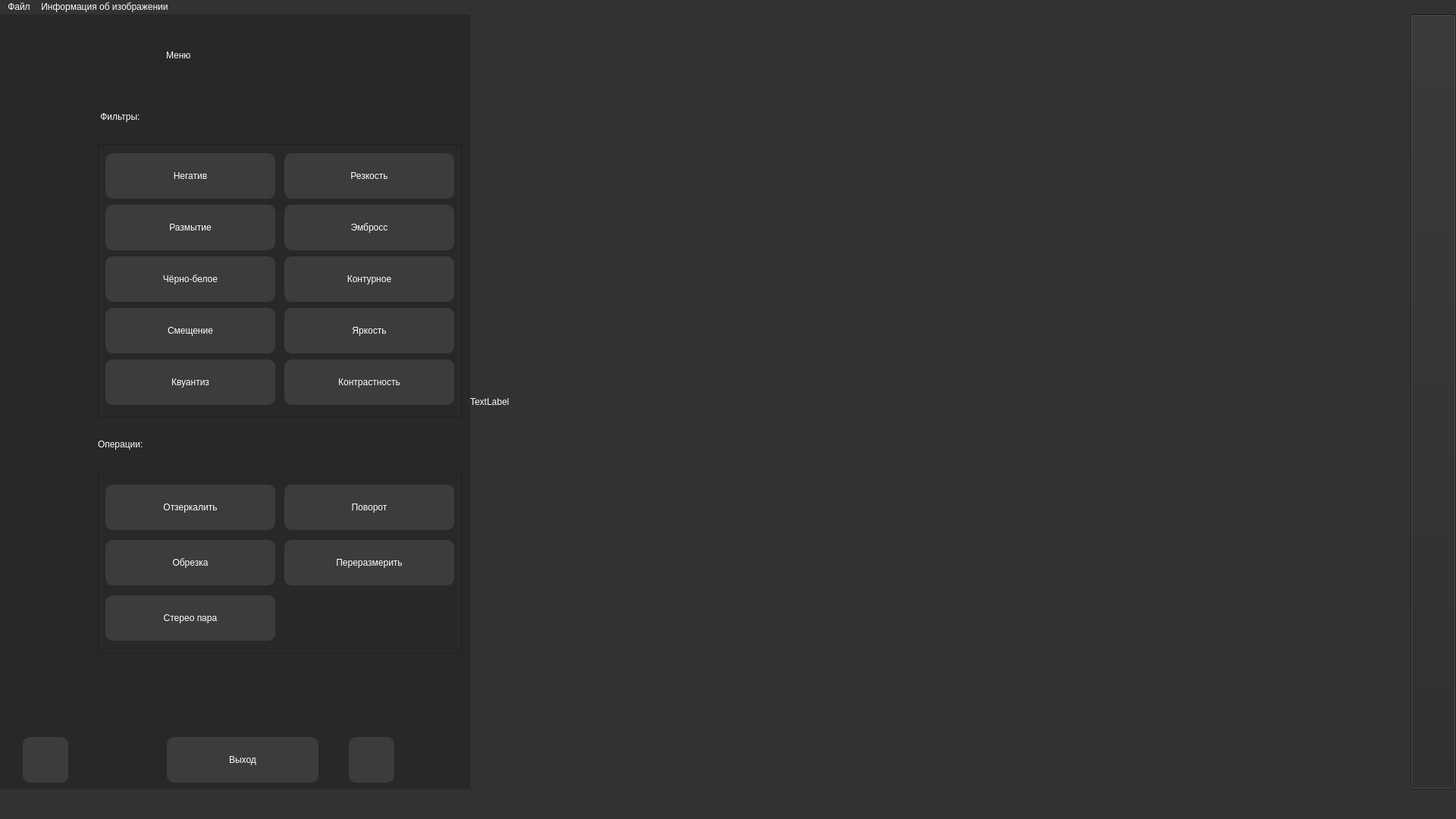
<?xml version="1.0" encoding="UTF-8"?>
<ui version="4.0">
 <class>MainWindow</class>
 <widget class="QMainWindow" name="MainWindow">
  <property name="geometry">
   <rect>
    <x>0</x>
    <y>0</y>
    <width>1920</width>
    <height>1080</height>
   </rect>
  </property>
  <property name="minimumSize">
   <size>
    <width>1920</width>
    <height>1080</height>
   </size>
  </property>
  <property name="maximumSize">
   <size>
    <width>1920</width>
    <height>1080</height>
   </size>
  </property>
  <property name="windowTitle">
   <string>MainWindow</string>
  </property>
  <property name="styleSheet">
   <string notr="true">background-color: rgb(50, 50, 50);
font: 16pt &quot;Arial&quot;;
color:rgb(255, 255, 255);</string>
  </property>
  <widget class="QWidget" name="centralwidget">
   <widget class="QLabel" name="background_label">
    <property name="geometry">
     <rect>
      <x>0</x>
      <y>0</y>
      <width>1920</width>
      <height>1022</height>
     </rect>
    </property>
    <property name="minimumSize">
     <size>
      <width>1920</width>
      <height>1022</height>
     </size>
    </property>
    <property name="maximumSize">
     <size>
      <width>1920</width>
      <height>1022</height>
     </size>
    </property>
    <property name="text">
     <string/>
    </property>
    <property name="pixmap">
     <pixmap>../../../Desktop/background_dark.png</pixmap>
    </property>
    <property name="scaledContents">
     <bool>true</bool>
    </property>
   </widget>
   <widget class="QWidget" name="widget" native="true">
    <property name="geometry">
     <rect>
      <x>0</x>
      <y>0</y>
      <width>1920</width>
      <height>1022</height>
     </rect>
    </property>
    <property name="minimumSize">
     <size>
      <width>1920</width>
      <height>1022</height>
     </size>
    </property>
    <property name="maximumSize">
     <size>
      <width>1920</width>
      <height>1022</height>
     </size>
    </property>
    <property name="styleSheet">
     <string notr="true">background-color: rgba(255, 0, 0, 0);</string>
    </property>
    <layout class="QGridLayout" name="gridLayout_5">
     <property name="leftMargin">
      <number>0</number>
     </property>
     <property name="topMargin">
      <number>0</number>
     </property>
     <property name="rightMargin">
      <number>0</number>
     </property>
     <property name="bottomMargin">
      <number>0</number>
     </property>
     <property name="spacing">
      <number>0</number>
     </property>
     <item row="0" column="3">
      <widget class="QPushButton" name="pushButton">
       <property name="minimumSize">
        <size>
         <width>60</width>
         <height>1022</height>
        </size>
       </property>
       <property name="maximumSize">
        <size>
         <width>60</width>
         <height>1022</height>
        </size>
       </property>
       <property name="styleSheet">
        <string notr="true">background-color:rgb(40, 40, 40);</string>
       </property>
       <property name="text">
        <string/>
       </property>
       <property name="icon">
        <iconset>
         <normaloff>../../../Desktop/dark_icons/image (6).png</normaloff>../../../Desktop/dark_icons/image (6).png</iconset>
       </property>
       <property name="iconSize">
        <size>
         <width>60</width>
         <height>60</height>
        </size>
       </property>
       <property name="checkable">
        <bool>true</bool>
       </property>
      </widget>
     </item>
     <item row="0" column="0">
      <widget class="QWidget" name="main_menu_widget_2" native="true">
       <property name="minimumSize">
        <size>
         <width>120</width>
         <height>1022</height>
        </size>
       </property>
       <property name="maximumSize">
        <size>
         <width>120</width>
         <height>1022</height>
        </size>
       </property>
       <property name="styleSheet">
        <string notr="true">background-color:rgb(40, 40, 40);</string>
       </property>
       <layout class="QGridLayout" name="gridLayout">
        <item row="0" column="0">
         <layout class="QVBoxLayout" name="verticalLayout">
          <property name="spacing">
           <number>0</number>
          </property>
          <item>
           <layout class="QHBoxLayout" name="horizontalLayout">
            <property name="spacing">
             <number>0</number>
            </property>
            <item>
             <spacer name="horizontalSpacer">
              <property name="orientation">
               <enum>Qt::Horizontal</enum>
              </property>
              <property name="sizeHint" stdset="0">
               <size>
                <width>40</width>
                <height>20</height>
               </size>
              </property>
             </spacer>
            </item>
            <item>
             <widget class="QLabel" name="label_menu">
              <property name="minimumSize">
               <size>
                <width>90</width>
                <height>90</height>
               </size>
              </property>
              <property name="maximumSize">
               <size>
                <width>90</width>
                <height>90</height>
               </size>
              </property>
              <property name="text">
               <string/>
              </property>
              <property name="pixmap">
               <pixmap>../../../Desktop/dark_icons/image (2).png</pixmap>
              </property>
              <property name="scaledContents">
               <bool>true</bool>
              </property>
             </widget>
            </item>
            <item>
             <spacer name="horizontalSpacer_2">
              <property name="orientation">
               <enum>Qt::Horizontal</enum>
              </property>
              <property name="sizeHint" stdset="0">
               <size>
                <width>40</width>
                <height>20</height>
               </size>
              </property>
             </spacer>
            </item>
           </layout>
          </item>
          <item>
           <spacer name="verticalSpacer">
            <property name="orientation">
             <enum>Qt::Vertical</enum>
            </property>
            <property name="sizeHint" stdset="0">
             <size>
              <width>20</width>
              <height>40</height>
             </size>
            </property>
           </spacer>
          </item>
          <item>
           <layout class="QHBoxLayout" name="horizontalLayout_2">
            <property name="spacing">
             <number>0</number>
            </property>
            <item>
             <spacer name="horizontalSpacer_3">
              <property name="orientation">
               <enum>Qt::Horizontal</enum>
              </property>
              <property name="sizeHint" stdset="0">
               <size>
                <width>40</width>
                <height>20</height>
               </size>
              </property>
             </spacer>
            </item>
            <item>
             <widget class="QPushButton" name="exit_pushButton_2">
              <property name="minimumSize">
               <size>
                <width>60</width>
                <height>60</height>
               </size>
              </property>
              <property name="maximumSize">
               <size>
                <width>60</width>
                <height>60</height>
               </size>
              </property>
              <property name="styleSheet">
               <string notr="true">background-color:rgb(60, 60, 60);
font: 20pt &quot;Arial&quot;;
color: rgb(255, 255, 255);
border-radius: 10px;</string>
              </property>
              <property name="text">
               <string/>
              </property>
              <property name="icon">
               <iconset>
                <normaloff>../../../Desktop/dark_icons/image (4).png</normaloff>../../../Desktop/dark_icons/image (4).png</iconset>
              </property>
              <property name="iconSize">
               <size>
                <width>60</width>
                <height>60</height>
               </size>
              </property>
             </widget>
            </item>
            <item>
             <spacer name="horizontalSpacer_4">
              <property name="orientation">
               <enum>Qt::Horizontal</enum>
              </property>
              <property name="sizeHint" stdset="0">
               <size>
                <width>40</width>
                <height>20</height>
               </size>
              </property>
             </spacer>
            </item>
           </layout>
          </item>
         </layout>
        </item>
       </layout>
      </widget>
     </item>
     <item row="0" column="1">
      <widget class="QWidget" name="widget_2" native="true">
       <property name="minimumSize">
        <size>
         <width>500</width>
         <height>1022</height>
        </size>
       </property>
       <property name="maximumSize">
        <size>
         <width>500</width>
         <height>1022</height>
        </size>
       </property>
       <property name="styleSheet">
        <string notr="true">background-color:rgb(40, 40, 40);</string>
       </property>
       <layout class="QGridLayout" name="gridLayout_4">
        <item row="0" column="0">
         <layout class="QVBoxLayout" name="verticalLayout_2">
          <item>
           <layout class="QHBoxLayout" name="horizontalLayout_3">
            <property name="spacing">
             <number>0</number>
            </property>
            <item>
             <widget class="QLabel" name="label_menu_2">
              <property name="minimumSize">
               <size>
                <width>90</width>
                <height>90</height>
               </size>
              </property>
              <property name="maximumSize">
               <size>
                <width>90</width>
                <height>90</height>
               </size>
              </property>
              <property name="text">
               <string/>
              </property>
              <property name="pixmap">
               <pixmap>../../../Desktop/dark_icons/image (2).png</pixmap>
              </property>
              <property name="scaledContents">
               <bool>true</bool>
              </property>
             </widget>
            </item>
            <item>
             <widget class="QLabel" name="label_2">
              <property name="minimumSize">
               <size>
                <width>150</width>
                <height>90</height>
               </size>
              </property>
              <property name="maximumSize">
               <size>
                <width>150</width>
                <height>90</height>
               </size>
              </property>
              <property name="styleSheet">
               <string notr="true">font: 40pt &quot;Arial&quot;;</string>
              </property>
              <property name="text">
               <string>Меню</string>
              </property>
             </widget>
            </item>
            <item>
             <spacer name="horizontalSpacer_6">
              <property name="orientation">
               <enum>Qt::Horizontal</enum>
              </property>
              <property name="sizeHint" stdset="0">
               <size>
                <width>40</width>
                <height>20</height>
               </size>
              </property>
             </spacer>
            </item>
           </layout>
          </item>
          <item>
           <layout class="QHBoxLayout" name="horizontalLayout_14">
            <property name="spacing">
             <number>0</number>
            </property>
            <item>
             <widget class="QLabel" name="label_3">
              <property name="minimumSize">
               <size>
                <width>0</width>
                <height>60</height>
               </size>
              </property>
              <property name="maximumSize">
               <size>
                <width>16777215</width>
                <height>60</height>
               </size>
              </property>
              <property name="styleSheet">
               <string notr="true">font: 28pt &quot;Arial&quot;;</string>
              </property>
              <property name="text">
               <string> Фильтры:</string>
              </property>
             </widget>
            </item>
            <item>
             <spacer name="horizontalSpacer_17">
              <property name="orientation">
               <enum>Qt::Horizontal</enum>
              </property>
              <property name="sizeHint" stdset="0">
               <size>
                <width>40</width>
                <height>20</height>
               </size>
              </property>
             </spacer>
            </item>
           </layout>
          </item>
          <item>
           <widget class="QScrollArea" name="scrollArea">
            <property name="minimumSize">
             <size>
              <width>480</width>
              <height>360</height>
             </size>
            </property>
            <property name="maximumSize">
             <size>
              <width>480</width>
              <height>360</height>
             </size>
            </property>
            <property name="widgetResizable">
             <bool>true</bool>
            </property>
            <widget class="QWidget" name="scrollAreaWidgetContents">
             <property name="geometry">
              <rect>
               <x>0</x>
               <y>0</y>
               <width>478</width>
               <height>358</height>
              </rect>
             </property>
             <layout class="QGridLayout" name="gridLayout_2">
              <item row="0" column="0">
               <layout class="QHBoxLayout" name="horizontalLayout_6">
                <property name="spacing">
                 <number>0</number>
                </property>
                <item>
                 <widget class="QPushButton" name="pushButton_1">
                  <property name="minimumSize">
                   <size>
                    <width>224</width>
                    <height>60</height>
                   </size>
                  </property>
                  <property name="maximumSize">
                   <size>
                    <width>224</width>
                    <height>60</height>
                   </size>
                  </property>
                  <property name="styleSheet">
                   <string notr="true">background-color:rgb(60, 60, 60);
font: 22pt &quot;Arial&quot;;
color: rgb(255, 255, 255);
border-radius: 10px;</string>
                  </property>
                  <property name="text">
                   <string>Негатив</string>
                  </property>
                 </widget>
                </item>
                <item>
                 <spacer name="horizontalSpacer_9">
                  <property name="orientation">
                   <enum>Qt::Horizontal</enum>
                  </property>
                  <property name="sizeHint" stdset="0">
                   <size>
                    <width>4</width>
                    <height>20</height>
                   </size>
                  </property>
                 </spacer>
                </item>
                <item>
                 <widget class="QPushButton" name="pushButton_2">
                  <property name="minimumSize">
                   <size>
                    <width>224</width>
                    <height>60</height>
                   </size>
                  </property>
                  <property name="maximumSize">
                   <size>
                    <width>224</width>
                    <height>60</height>
                   </size>
                  </property>
                  <property name="styleSheet">
                   <string notr="true">background-color:rgb(60, 60, 60);
font: 22pt &quot;Arial&quot;;
color: rgb(255, 255, 255);
border-radius: 10px;</string>
                  </property>
                  <property name="text">
                   <string>Резкость</string>
                  </property>
                 </widget>
                </item>
               </layout>
              </item>
              <item row="1" column="0">
               <layout class="QHBoxLayout" name="horizontalLayout_7">
                <property name="spacing">
                 <number>0</number>
                </property>
                <item>
                 <widget class="QPushButton" name="pushButton_3">
                  <property name="minimumSize">
                   <size>
                    <width>224</width>
                    <height>60</height>
                   </size>
                  </property>
                  <property name="maximumSize">
                   <size>
                    <width>224</width>
                    <height>60</height>
                   </size>
                  </property>
                  <property name="styleSheet">
                   <string notr="true">background-color:rgb(60, 60, 60);
font: 22pt &quot;Arial&quot;;
color: rgb(255, 255, 255);
border-radius: 10px;</string>
                  </property>
                  <property name="text">
                   <string>Размытие</string>
                  </property>
                 </widget>
                </item>
                <item>
                 <spacer name="horizontalSpacer_10">
                  <property name="orientation">
                   <enum>Qt::Horizontal</enum>
                  </property>
                  <property name="sizeHint" stdset="0">
                   <size>
                    <width>4</width>
                    <height>20</height>
                   </size>
                  </property>
                 </spacer>
                </item>
                <item>
                 <widget class="QPushButton" name="pushButton_4">
                  <property name="minimumSize">
                   <size>
                    <width>224</width>
                    <height>60</height>
                   </size>
                  </property>
                  <property name="maximumSize">
                   <size>
                    <width>224</width>
                    <height>60</height>
                   </size>
                  </property>
                  <property name="styleSheet">
                   <string notr="true">background-color:rgb(60, 60, 60);
font: 22pt &quot;Arial&quot;;
color: rgb(255, 255, 255);
border-radius: 10px;</string>
                  </property>
                  <property name="text">
                   <string>Эмбросс</string>
                  </property>
                 </widget>
                </item>
               </layout>
              </item>
              <item row="2" column="0">
               <layout class="QHBoxLayout" name="horizontalLayout_8">
                <property name="spacing">
                 <number>0</number>
                </property>
                <item>
                 <widget class="QPushButton" name="pushButton_5">
                  <property name="minimumSize">
                   <size>
                    <width>224</width>
                    <height>60</height>
                   </size>
                  </property>
                  <property name="maximumSize">
                   <size>
                    <width>224</width>
                    <height>60</height>
                   </size>
                  </property>
                  <property name="styleSheet">
                   <string notr="true">background-color:rgb(60, 60, 60);
font: 22pt &quot;Arial&quot;;
color: rgb(255, 255, 255);
border-radius: 10px;</string>
                  </property>
                  <property name="text">
                   <string>Чёрно-белое</string>
                  </property>
                 </widget>
                </item>
                <item>
                 <spacer name="horizontalSpacer_11">
                  <property name="orientation">
                   <enum>Qt::Horizontal</enum>
                  </property>
                  <property name="sizeHint" stdset="0">
                   <size>
                    <width>4</width>
                    <height>20</height>
                   </size>
                  </property>
                 </spacer>
                </item>
                <item>
                 <widget class="QPushButton" name="pushButton_6">
                  <property name="minimumSize">
                   <size>
                    <width>224</width>
                    <height>60</height>
                   </size>
                  </property>
                  <property name="maximumSize">
                   <size>
                    <width>224</width>
                    <height>60</height>
                   </size>
                  </property>
                  <property name="styleSheet">
                   <string notr="true">background-color:rgb(60, 60, 60);
font: 22pt &quot;Arial&quot;;
color: rgb(255, 255, 255);
border-radius: 10px;</string>
                  </property>
                  <property name="text">
                   <string>Контурное</string>
                  </property>
                 </widget>
                </item>
               </layout>
              </item>
              <item row="3" column="0">
               <layout class="QHBoxLayout" name="horizontalLayout_9">
                <property name="spacing">
                 <number>0</number>
                </property>
                <item>
                 <widget class="QPushButton" name="pushButton_7">
                  <property name="minimumSize">
                   <size>
                    <width>224</width>
                    <height>60</height>
                   </size>
                  </property>
                  <property name="maximumSize">
                   <size>
                    <width>224</width>
                    <height>60</height>
                   </size>
                  </property>
                  <property name="styleSheet">
                   <string notr="true">background-color:rgb(60, 60, 60);
font: 22pt &quot;Arial&quot;;
color: rgb(255, 255, 255);
border-radius: 10px;</string>
                  </property>
                  <property name="text">
                   <string>Смещение</string>
                  </property>
                 </widget>
                </item>
                <item>
                 <spacer name="horizontalSpacer_12">
                  <property name="orientation">
                   <enum>Qt::Horizontal</enum>
                  </property>
                  <property name="sizeHint" stdset="0">
                   <size>
                    <width>4</width>
                    <height>20</height>
                   </size>
                  </property>
                 </spacer>
                </item>
                <item>
                 <widget class="QPushButton" name="pushButton_8">
                  <property name="minimumSize">
                   <size>
                    <width>224</width>
                    <height>60</height>
                   </size>
                  </property>
                  <property name="maximumSize">
                   <size>
                    <width>224</width>
                    <height>60</height>
                   </size>
                  </property>
                  <property name="styleSheet">
                   <string notr="true">background-color:rgb(60, 60, 60);
font: 22pt &quot;Arial&quot;;
color: rgb(255, 255, 255);
border-radius: 10px;</string>
                  </property>
                  <property name="text">
                   <string>Яркость</string>
                  </property>
                 </widget>
                </item>
               </layout>
              </item>
              <item row="4" column="0">
               <layout class="QHBoxLayout" name="horizontalLayout_10">
                <property name="spacing">
                 <number>0</number>
                </property>
                <item>
                 <widget class="QPushButton" name="pushButton_9">
                  <property name="minimumSize">
                   <size>
                    <width>224</width>
                    <height>60</height>
                   </size>
                  </property>
                  <property name="maximumSize">
                   <size>
                    <width>224</width>
                    <height>60</height>
                   </size>
                  </property>
                  <property name="styleSheet">
                   <string notr="true">background-color:rgb(60, 60, 60);
font: 22pt &quot;Arial&quot;;
color: rgb(255, 255, 255);
border-radius: 10px;</string>
                  </property>
                  <property name="text">
                   <string>Квуантиз</string>
                  </property>
                 </widget>
                </item>
                <item>
                 <spacer name="horizontalSpacer_13">
                  <property name="orientation">
                   <enum>Qt::Horizontal</enum>
                  </property>
                  <property name="sizeHint" stdset="0">
                   <size>
                    <width>4</width>
                    <height>20</height>
                   </size>
                  </property>
                 </spacer>
                </item>
                <item>
                 <widget class="QPushButton" name="pushButton_10">
                  <property name="minimumSize">
                   <size>
                    <width>224</width>
                    <height>60</height>
                   </size>
                  </property>
                  <property name="maximumSize">
                   <size>
                    <width>224</width>
                    <height>60</height>
                   </size>
                  </property>
                  <property name="styleSheet">
                   <string notr="true">background-color:rgb(60, 60, 60);
font: 22pt &quot;Arial&quot;;
color: rgb(255, 255, 255);
border-radius: 10px;</string>
                  </property>
                  <property name="text">
                   <string>Контрастность</string>
                  </property>
                 </widget>
                </item>
               </layout>
              </item>
             </layout>
            </widget>
           </widget>
          </item>
          <item>
           <layout class="QHBoxLayout" name="horizontalLayout_15">
            <property name="spacing">
             <number>0</number>
            </property>
            <item>
             <widget class="QLabel" name="label_4">
              <property name="minimumSize">
               <size>
                <width>0</width>
                <height>60</height>
               </size>
              </property>
              <property name="maximumSize">
               <size>
                <width>16777215</width>
                <height>60</height>
               </size>
              </property>
              <property name="styleSheet">
               <string notr="true">font: 28pt &quot;Arial&quot;;</string>
              </property>
              <property name="text">
               <string>Операции:</string>
              </property>
             </widget>
            </item>
            <item>
             <spacer name="horizontalSpacer_18">
              <property name="orientation">
               <enum>Qt::Horizontal</enum>
              </property>
              <property name="sizeHint" stdset="0">
               <size>
                <width>40</width>
                <height>20</height>
               </size>
              </property>
             </spacer>
            </item>
           </layout>
          </item>
          <item>
           <widget class="QScrollArea" name="scrollArea_2">
            <property name="minimumSize">
             <size>
              <width>480</width>
              <height>240</height>
             </size>
            </property>
            <property name="maximumSize">
             <size>
              <width>480</width>
              <height>240</height>
             </size>
            </property>
            <property name="widgetResizable">
             <bool>true</bool>
            </property>
            <widget class="QWidget" name="scrollAreaWidgetContents_2">
             <property name="geometry">
              <rect>
               <x>0</x>
               <y>0</y>
               <width>478</width>
               <height>238</height>
              </rect>
             </property>
             <layout class="QGridLayout" name="gridLayout_3">
              <item row="2" column="0">
               <layout class="QHBoxLayout" name="horizontalLayout_13">
                <property name="spacing">
                 <number>0</number>
                </property>
                <item>
                 <widget class="QPushButton" name="pushButton_15">
                  <property name="minimumSize">
                   <size>
                    <width>224</width>
                    <height>60</height>
                   </size>
                  </property>
                  <property name="maximumSize">
                   <size>
                    <width>224</width>
                    <height>60</height>
                   </size>
                  </property>
                  <property name="styleSheet">
                   <string notr="true">background-color:rgb(60, 60, 60);
font: 22pt &quot;Arial&quot;;
color: rgb(255, 255, 255);
border-radius: 10px;</string>
                  </property>
                  <property name="text">
                   <string>Стерео пара</string>
                  </property>
                 </widget>
                </item>
                <item>
                 <spacer name="horizontalSpacer_16">
                  <property name="orientation">
                   <enum>Qt::Horizontal</enum>
                  </property>
                  <property name="sizeHint" stdset="0">
                   <size>
                    <width>4</width>
                    <height>20</height>
                   </size>
                  </property>
                 </spacer>
                </item>
               </layout>
              </item>
              <item row="0" column="0">
               <layout class="QHBoxLayout" name="horizontalLayout_11">
                <property name="spacing">
                 <number>0</number>
                </property>
                <item>
                 <widget class="QPushButton" name="pushButton_11">
                  <property name="minimumSize">
                   <size>
                    <width>224</width>
                    <height>60</height>
                   </size>
                  </property>
                  <property name="maximumSize">
                   <size>
                    <width>224</width>
                    <height>60</height>
                   </size>
                  </property>
                  <property name="styleSheet">
                   <string notr="true">background-color:rgb(60, 60, 60);
font: 22pt &quot;Arial&quot;;
color: rgb(255, 255, 255);
border-radius: 10px;</string>
                  </property>
                  <property name="text">
                   <string>Отзеркалить</string>
                  </property>
                 </widget>
                </item>
                <item>
                 <spacer name="horizontalSpacer_14">
                  <property name="orientation">
                   <enum>Qt::Horizontal</enum>
                  </property>
                  <property name="sizeHint" stdset="0">
                   <size>
                    <width>4</width>
                    <height>20</height>
                   </size>
                  </property>
                 </spacer>
                </item>
                <item>
                 <widget class="QPushButton" name="pushButton_12">
                  <property name="minimumSize">
                   <size>
                    <width>224</width>
                    <height>60</height>
                   </size>
                  </property>
                  <property name="maximumSize">
                   <size>
                    <width>224</width>
                    <height>60</height>
                   </size>
                  </property>
                  <property name="styleSheet">
                   <string notr="true">background-color:rgb(60, 60, 60);
font: 22pt &quot;Arial&quot;;
color: rgb(255, 255, 255);
border-radius: 10px;</string>
                  </property>
                  <property name="text">
                   <string>Поворот</string>
                  </property>
                 </widget>
                </item>
               </layout>
              </item>
              <item row="1" column="0">
               <layout class="QHBoxLayout" name="horizontalLayout_12">
                <property name="spacing">
                 <number>0</number>
                </property>
                <item>
                 <widget class="QPushButton" name="pushButton_13">
                  <property name="minimumSize">
                   <size>
                    <width>224</width>
                    <height>60</height>
                   </size>
                  </property>
                  <property name="maximumSize">
                   <size>
                    <width>224</width>
                    <height>60</height>
                   </size>
                  </property>
                  <property name="styleSheet">
                   <string notr="true">background-color:rgb(60, 60, 60);
font: 22pt &quot;Arial&quot;;
color: rgb(255, 255, 255);
border-radius: 10px;</string>
                  </property>
                  <property name="text">
                   <string>Обрезка</string>
                  </property>
                 </widget>
                </item>
                <item>
                 <spacer name="horizontalSpacer_15">
                  <property name="orientation">
                   <enum>Qt::Horizontal</enum>
                  </property>
                  <property name="sizeHint" stdset="0">
                   <size>
                    <width>4</width>
                    <height>20</height>
                   </size>
                  </property>
                 </spacer>
                </item>
                <item>
                 <widget class="QPushButton" name="pushButton_14">
                  <property name="minimumSize">
                   <size>
                    <width>224</width>
                    <height>60</height>
                   </size>
                  </property>
                  <property name="maximumSize">
                   <size>
                    <width>224</width>
                    <height>60</height>
                   </size>
                  </property>
                  <property name="styleSheet">
                   <string notr="true">background-color:rgb(60, 60, 60);
font: 22pt &quot;Arial&quot;;
color: rgb(255, 255, 255);
border-radius: 10px;</string>
                  </property>
                  <property name="text">
                   <string>Переразмерить</string>
                  </property>
                 </widget>
                </item>
               </layout>
              </item>
             </layout>
            </widget>
           </widget>
          </item>
          <item>
           <spacer name="verticalSpacer_2">
            <property name="orientation">
             <enum>Qt::Vertical</enum>
            </property>
            <property name="sizeHint" stdset="0">
             <size>
              <width>20</width>
              <height>40</height>
             </size>
            </property>
           </spacer>
          </item>
          <item>
           <layout class="QHBoxLayout" name="horizontalLayout_5">
            <property name="spacing">
             <number>0</number>
            </property>
            <item>
             <spacer name="horizontalSpacer_7">
              <property name="orientation">
               <enum>Qt::Horizontal</enum>
              </property>
              <property name="sizeHint" stdset="0">
               <size>
                <width>40</width>
                <height>20</height>
               </size>
              </property>
             </spacer>
            </item>
            <item>
             <layout class="QHBoxLayout" name="horizontalLayout_4">
              <property name="spacing">
               <number>0</number>
              </property>
              <item>
               <widget class="QPushButton" name="exit_pushButton">
                <property name="minimumSize">
                 <size>
                  <width>200</width>
                  <height>60</height>
                 </size>
                </property>
                <property name="maximumSize">
                 <size>
                  <width>200</width>
                  <height>60</height>
                 </size>
                </property>
                <property name="styleSheet">
                 <string notr="true">background-color:rgb(60, 60, 60);
font: 28pt &quot;Arial&quot;;
color: rgb(255, 255, 255);
border-radius: 10px;</string>
                </property>
                <property name="text">
                 <string>Выход</string>
                </property>
                <property name="icon">
                 <iconset>
                  <normaloff>../../../Desktop/dark_icons/image (4).png</normaloff>../../../Desktop/dark_icons/image (4).png</iconset>
                </property>
                <property name="iconSize">
                 <size>
                  <width>60</width>
                  <height>60</height>
                 </size>
                </property>
               </widget>
              </item>
              <item>
               <spacer name="horizontalSpacer_5">
                <property name="orientation">
                 <enum>Qt::Horizontal</enum>
                </property>
                <property name="sizeHint" stdset="0">
                 <size>
                  <width>40</width>
                  <height>20</height>
                 </size>
                </property>
               </spacer>
              </item>
              <item>
               <widget class="QPushButton" name="back_pushButton">
                <property name="minimumSize">
                 <size>
                  <width>60</width>
                  <height>60</height>
                 </size>
                </property>
                <property name="maximumSize">
                 <size>
                  <width>60</width>
                  <height>60</height>
                 </size>
                </property>
                <property name="styleSheet">
                 <string notr="true">background-color:rgb(60, 60, 60);
font: 20pt &quot;Arial&quot;;
color: rgb(255, 255, 255);
border-radius: 10px;</string>
                </property>
                <property name="text">
                 <string/>
                </property>
                <property name="icon">
                 <iconset>
                  <normaloff>../../../Desktop/dark_icons/image (3).png</normaloff>../../../Desktop/dark_icons/image (3).png</iconset>
                </property>
                <property name="iconSize">
                 <size>
                  <width>60</width>
                  <height>60</height>
                 </size>
                </property>
               </widget>
              </item>
             </layout>
            </item>
            <item>
             <spacer name="horizontalSpacer_8">
              <property name="orientation">
               <enum>Qt::Horizontal</enum>
              </property>
              <property name="sizeHint" stdset="0">
               <size>
                <width>40</width>
                <height>20</height>
               </size>
              </property>
             </spacer>
            </item>
           </layout>
          </item>
         </layout>
        </item>
       </layout>
      </widget>
     </item>
     <item row="0" column="2">
      <widget class="QLabel" name="label_image">
       <property name="minimumSize">
        <size>
         <width>0</width>
         <height>1022</height>
        </size>
       </property>
       <property name="maximumSize">
        <size>
         <width>16777215</width>
         <height>1022</height>
        </size>
       </property>
       <property name="text">
        <string>TextLabel</string>
       </property>
      </widget>
     </item>
    </layout>
   </widget>
  </widget>
  <widget class="QMenuBar" name="menubar">
   <property name="geometry">
    <rect>
     <x>0</x>
     <y>0</y>
     <width>1920</width>
     <height>30</height>
    </rect>
   </property>
   <widget class="QMenu" name="menu">
    <property name="title">
     <string>Файл</string>
    </property>
    <addaction name="action"/>
    <addaction name="action_2"/>
    <addaction name="separator"/>
    <addaction name="action_4"/>
   </widget>
   <widget class="QMenu" name="menu_2">
    <property name="title">
     <string>Информация об изображении</string>
    </property>
    <addaction name="action_5"/>
    <addaction name="action_6"/>
    <addaction name="action_7"/>
    <addaction name="action_8"/>
   </widget>
   <addaction name="menu"/>
   <addaction name="menu_2"/>
  </widget>
  <widget class="QStatusBar" name="statusbar"/>
  <action name="action">
   <property name="text">
    <string>Сохранить</string>
   </property>
   <property name="shortcut">
    <string>Ctrl+S</string>
   </property>
  </action>
  <action name="action_2">
   <property name="text">
    <string>Убрать</string>
   </property>
   <property name="shortcut">
    <string>Ctrl+R</string>
   </property>
  </action>
  <action name="action_4">
   <property name="text">
    <string>Загрузить</string>
   </property>
   <property name="shortcut">
    <string>Ctrl+Space</string>
   </property>
  </action>
  <action name="action_5">
   <property name="text">
    <string>Имя:</string>
   </property>
  </action>
  <action name="action_6">
   <property name="text">
    <string>Формат:</string>
   </property>
  </action>
  <action name="action_7">
   <property name="text">
    <string>Размеры:</string>
   </property>
  </action>
  <action name="action_8">
   <property name="text">
    <string>Цветовая модель:</string>
   </property>
  </action>
 </widget>
 <resources/>
 <connections>
  <connection>
   <sender>pushButton</sender>
   <signal>toggled(bool)</signal>
   <receiver>widget_2</receiver>
   <slot>setVisible(bool)</slot>
   <hints>
    <hint type="sourcelabel">
     <x>655</x>
     <y>226</y>
    </hint>
    <hint type="destinationlabel">
     <x>573</x>
     <y>151</y>
    </hint>
   </hints>
  </connection>
  <connection>
   <sender>pushButton</sender>
   <signal>toggled(bool)</signal>
   <receiver>main_menu_widget_2</receiver>
   <slot>setHidden(bool)</slot>
   <hints>
    <hint type="sourcelabel">
     <x>651</x>
     <y>470</y>
    </hint>
    <hint type="destinationlabel">
     <x>95</x>
     <y>464</y>
    </hint>
   </hints>
  </connection>
 </connections>
</ui>
